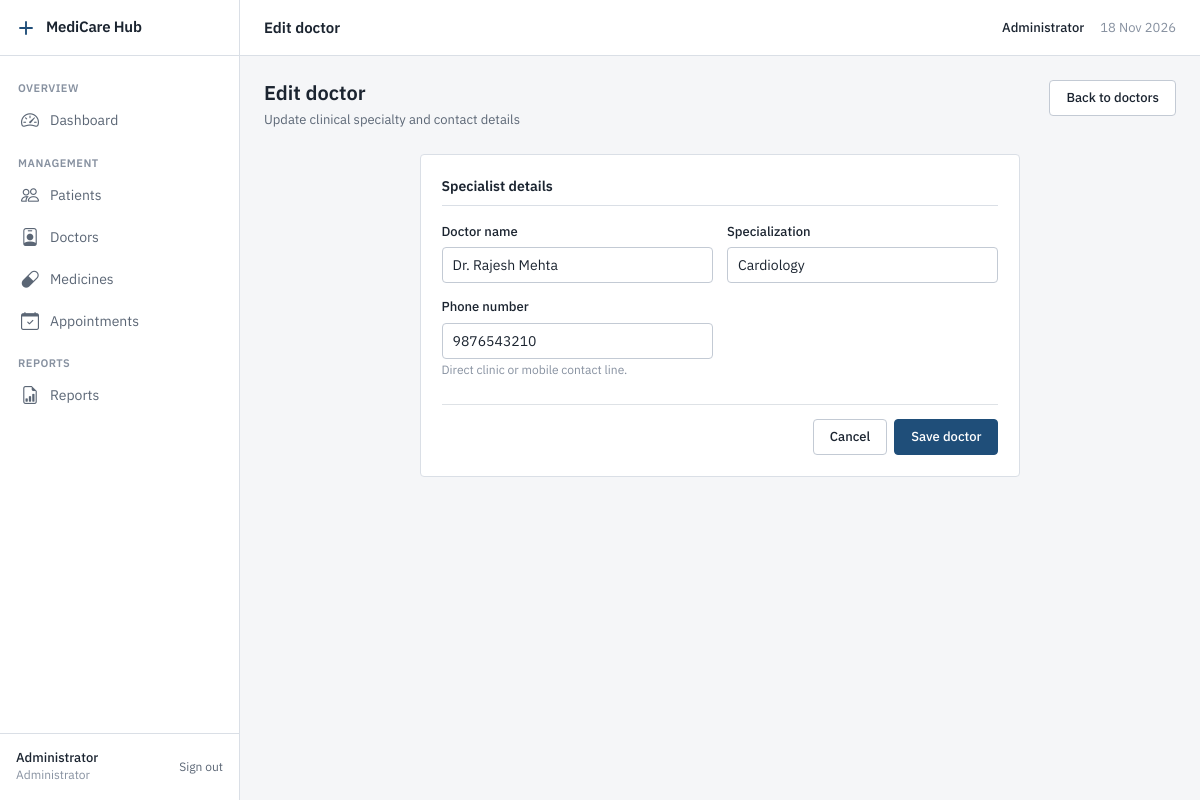
The app's page /admin/doctor_form.php?id=1 (signed in) with its own data.
### tables this page shows
CREATE TABLE Doctor (
    doctor_id INT AUTO_INCREMENT PRIMARY KEY,
    name VARCHAR(100) NOT NULL,
    specialization VARCHAR(100) NOT NULL,
    phone VARCHAR(20) NOT NULL
);

### includes/functions.php (called while the page is built, shortened)
<?php
function e(string $str): string
{
    return htmlspecialchars($str, ENT_QUOTES, 'UTF-8');
}

### admin/doctor_form.php (the view, shortened to what this page needs)
<?php
require_once __DIR__ . '/../config/db.php';
require_once __DIR__ . '/../includes/functions.php';
$id = isset($_GET['id']) ? (int)$_GET['id'] : 0;
$isEdit = ($id > 0);
$doctor = [
    'name' => '',
    'specialization' => '',
    'phone' => ''
];
$errors = [];
if ($isEdit) {
    $stmt = $pdo->prepare('SELECT * FROM Doctor WHERE doctor_id = ?');
    $stmt->execute([$id]);
    $doctorData = $stmt->fetch();
    $doctor = $doctorData;
}
require_once __DIR__ . '/../includes/header.php';
?>
<div class="page-header">
    <div>
        <h1 class="page-title"><?php echo $isEdit ? 'Edit doctor' : 'Add doctor'; ?></h1>
        <p class="page-description"><?php echo $isEdit ? 'Update clinical specialty and contact details' : 'Register a new clinical specialist'; ?></p>
    </div>
    <a href="/medicarehub/admin/doctors.php" class="btn btn-secondary">Back to doctors</a>
</div>
<div class="row justify-content-center">
    <div class="col-lg-8">
        <div class="card">
            <div class="card-body p-4">
                <form method="POST" action="">
                    <div class="form-section">
                        <div class="form-section-title">Specialist details</div>
                        <div class="row g-3">
                            <div class="col-md-6">
                                <label for="name" class="form-label">Doctor name</label>
                                <input type="text" class="form-control" id="name" name="name" value="<?php echo e($doctor['name']); ?>" placeholder="e.g. Dr. Rajesh Mehta" required autofocus>
                            </div>
                            <div class="col-md-6">
                                <label for="specialization" class="form-label">Specialization</label>
                                <input type="text" class="form-control" id="specialization" name="specialization" value="<?php echo e($doctor['specialization']); ?>" placeholder="e.g. Cardiology" list="specialtyList" required>
                            </div>
                            <div class="col-md-6">
                                <label for="phone" class="form-label">Phone number</label>
                                <input type="tel" class="form-control" id="phone" name="phone" value="<?php echo e($doctor['phone']); ?>" placeholder="10-digit mobile number" pattern="[0-9]{10}" maxlength="10" required>
                                <?php if (isset($errors['phone'])): ?>
                                    <span class="form-error"><?php echo e($errors['phone']); ?></span>
                                <?php else: ?>
                                    <span class="form-text">Direct clinic or mobile contact line.</span>
                                <?php endif; ?>
                            </div>
                        </div>
                    </div>
                    <div class="d-flex justify-content-end gap-2 pt-3 border-top">
                        <a href="/medicarehub/admin/doctors.php" class="btn btn-secondary">Cancel</a>
                        <button type="submit" class="btn btn-primary"><?php echo $isEdit ? 'Save doctor' : 'Add doctor'; ?></button>
                    </div>
                </form>
            </div>
        </div>
    </div>
</div>
<?php require_once __DIR__ . '/../includes/footer.php'; ?>

### assets/css/style.css (style rules this page uses)
:root { --bg: #F5F6F8; --surface: #FFFFFF; --border: #DADFE6; --border-strong: #C3CAD4; --text: #1B2430; --text-secondary: #5B6675; --text-muted: #8791A0; --accent: #1F4E79; --accent-hover: #173B5C; --accent-subtle: #EAF0F6; --status-success: #2E6B4F; --status-success-bg: #EAF3EE; --status-warning: #8A5A00; --status-warning-bg: #FBF3E2; --status-danger: #A12C2C; --status-danger-bg: #FAEDED; --status-neutral: #4B5563; --status-neutral-bg: #EEF0F3; --radius: 4px; --sidebar-width: 240px; --topbar-height: 56px; --shadow-overlay: 0 4px 12px rgba(0, 0, 0, 0.08); }
*, *::before, *::after { box-sizing: border-box; }
html, body { margin: 0; padding: 0; background-color: var(--bg); color: var(--text); font-family: 'IBM Plex Sans', -apple-system, BlinkMacSystemFont, "Segoe UI", Roboto, sans-serif; font-size: 14px; line-height: 1.5; font-weight: 400; -webkit-font-smoothing: antialiased; -moz-osx-font-smoothing: grayscale; }
h1, h2, h3, h4, h5, h6 { color: var(--text); font-weight: 600; line-height: 1.3; margin-top: 0; margin-bottom: 0.5rem; letter-spacing: normal; text-transform: none; }
h1 { font-size: 24px; }
p { margin-top: 0; margin-bottom: 0.5rem; }
a { color: var(--accent); text-decoration: none; transition: color 0.15s ease; }
.page-header { display: flex; align-items: flex-start; justify-content: space-between; margin-bottom: 24px; gap: 16px; }
.page-title { font-size: 20px; font-weight: 600; color: var(--text); margin-bottom: 4px; }
.page-description { font-size: 13px; color: var(--text-secondary); margin-bottom: 0; }
.card { background-color: var(--surface); border: 1px solid var(--border); border-radius: var(--radius); box-shadow: none; margin-bottom: 24px; }
.card-body { padding: 20px; }
.btn { height: 36px; padding: 0 16px; font-size: 13px; font-weight: 500; font-family: inherit; border-radius: var(--radius); display: inline-flex; align-items: center; justify-content: center; gap: 8px; border: 1px solid transparent; cursor: pointer; text-decoration: none; transition: background-color 0.15s ease, border-color 0.15s ease, color 0.15s ease; white-space: nowrap; box-shadow: none !important; }
.btn-primary { background-color: var(--accent); border-color: var(--accent); color: #FFFFFF; }
.btn-secondary, .btn-outline-secondary, .btn-light { background-color: var(--surface); border-color: var(--border-strong); color: var(--text); }
.form-label { display: block; font-size: 13px; font-weight: 500; color: var(--text); margin-bottom: 6px; }
.form-control, .form-select { height: 36px; font-size: 14px; font-family: inherit; color: var(--text); background-color: var(--surface); border: 1px solid var(--border-strong); border-radius: var(--radius); padding: 0 10px; box-shadow: none !important; transition: border-color 0.15s ease, box-shadow 0.15s ease; }
.form-text { font-size: 12px; color: var(--text-muted); margin-top: 4px; }
.form-section { margin-bottom: 24px; }
.form-section-title { font-size: 14px; font-weight: 600; color: var(--text); padding-bottom: 8px; margin-bottom: 16px; border-bottom: 1px solid var(--border); }
* { text-shadow: none !important; }
.card, .stat-card, .btn, .form-control, .form-select, .table-container, .alert { box-shadow: none !important; }

### records on screen
doctor: name "Dr. Rajesh Mehta", specialization "Cardiology", phone "9876543210"

### other values on screen
$sectionTitle "OVERVIEW"
$item['label'] "Dashboard"
$sectionTitle "MANAGEMENT"
$item['label'] "Patients"
$item['label'] "Doctors"
$item['label'] "Medicines"
$item['label'] "Appointments"
$sectionTitle "REPORTS"
$item['label'] "Reports"
$userName "Administrator"
$pageTitle "Edit doctor"
$_SESSION['user_name'] "Administrator"
